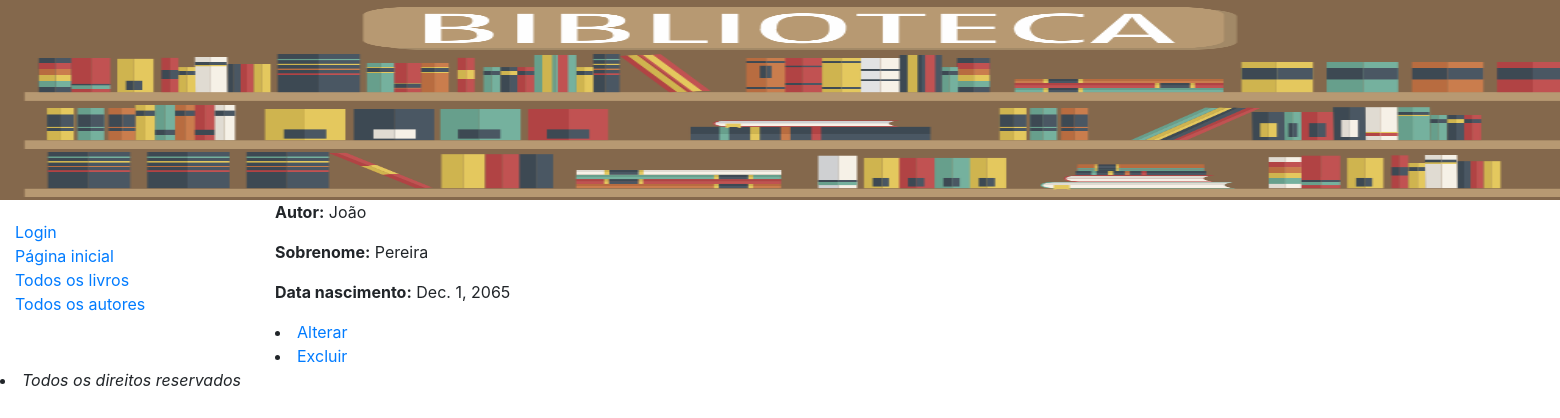
The app's page /catalog/author/3/ with its own data.
### catalog/models.py (models this page shows, shortened)
class Author(models.Model):
    first_name = models.CharField(max_length=100)
    last_name = models.CharField(max_length=100)
    date_of_birth = models.DateField(null=True, blank=True)
    date_of_death = models.DateField('Died', null=True, blank=True)
    class Meta:
        ordering = ['first_name', 'last_name']

### catalog/views.py (the view)
# urls.py: path('author/<int:pk>/', views.AuthorDetailView.as_view(), name='author-detail'),
class AuthorDetailView(generic.DetailView):
    model = Author
    template_name = 'author_detail.html'

### catalog/templates/author_detail.html (shortened to what this page needs)
<!doctype html>
<html lang="en">
<head>
</head>
<body>
{% extends "base_generic.html" %}
{% block content %}
  <p><strong>Autor:</strong> {{ object.first_name }}</p>
  <p><strong>Sobrenome:</strong> {{ author.last_name }}</p>
  <p><strong>Data nascimento:</strong> {{ object.date_of_birth }}</p>
    <li> <a href="{% url 'author_update' author.pk %}">Alterar</a></li>
    <li> <a href="{% url 'author_delete' author.pk %}">Excluir</a></li>
{% endblock %}

### records on screen
Author: first_name "João", last_name "Pereira", date_of_birth "Dec. 1, 2065"
